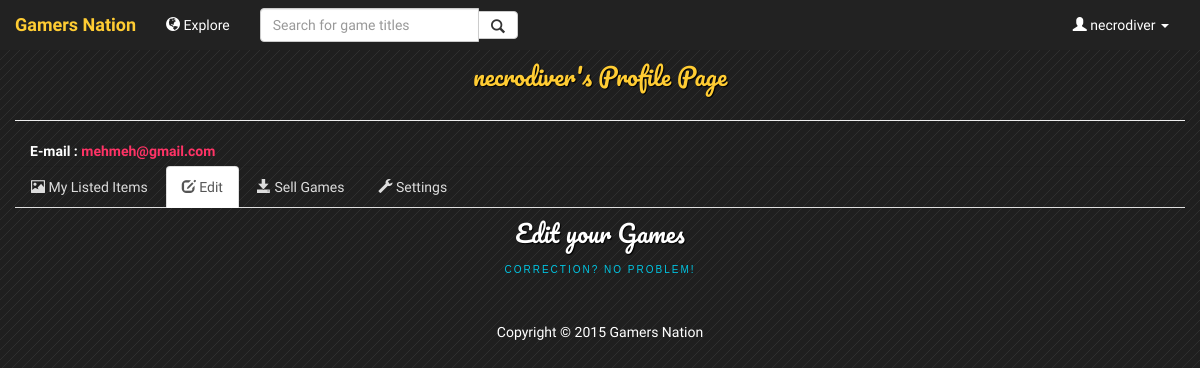
Before: /userimgedit.php (signed in) with the older database file.
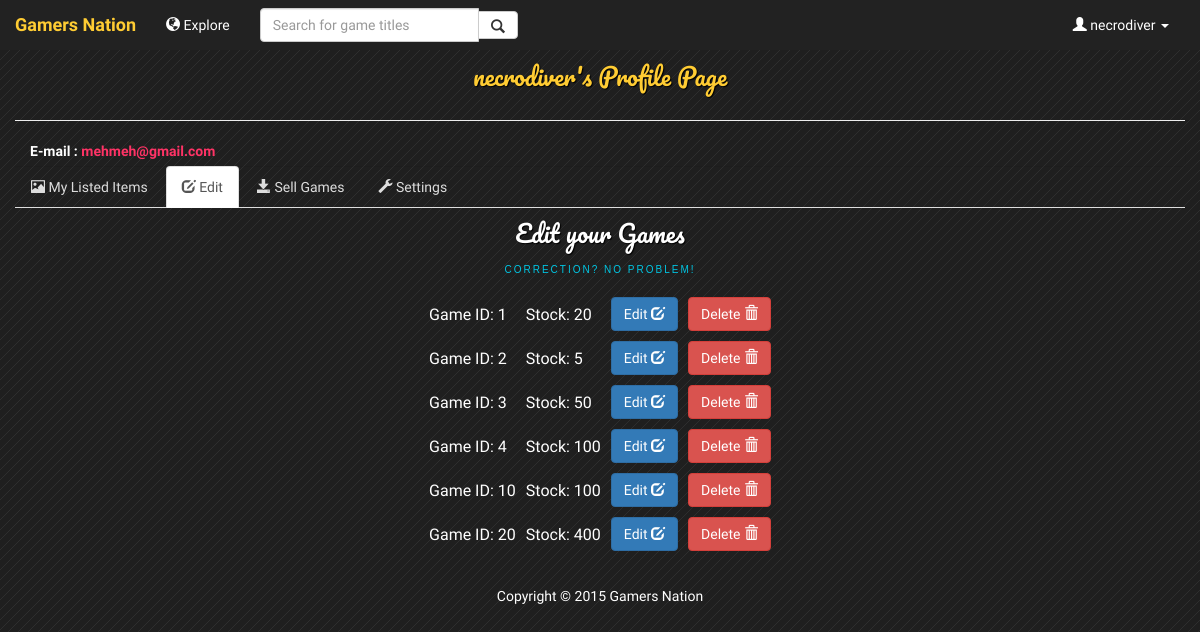
After: the same page with the newer database file.
### tables this page shows
CREATE TABLE `supplier_own_game` (
  `Supplier_UserID` varchar(255) NOT NULL DEFAULT '',
  `GameID` int(11) NOT NULL,
  `Stock` int(11) DEFAULT NULL
);

### userimgedit.php (the view, shortened to what this page needs)
<html>
    <head>
        <link href="css/bootstrap.min.css" rel="stylesheet">
        <link href="css/main.css" rel="stylesheet"/>
    </head>
    <?php include 'header.inc.php'; ?>
    <body>
        <div class="container-fluid">
            <?php include '/include/userdetail.inc.php'; ?>
            <?php include '/include/mainNav.inc.php'; ?>
        </div>
        <div class="container">
            <div class="content">
                <h1>Edit your Games
                    <span>Correction? No problem!</span></h1>
                <div>
                    <table align="center">
                        <?php
							$sql = "SELECT * FROM supplier_own_game WHERE Supplier_UserID = \"" . $username . "\"";
                            if ($result = mysqli_query($connection, $sql))
							{
                                while ($row = mysqli_fetch_assoc($result))
								{
                                    echo '<tr>';
                                    echo '<td style="padding: 5;">Game ID: '.$row['GameID'].'</td>';
									echo '<td style="padding: 5;">Stock: '.$row['Stock'].' </td>';
                                    echo '<td style="padding: 5;"> '
                                    . '     <a class="btn btn-primary" type="button" href="imgedit.php?id='. $row['GameID'].'">
                                                Edit <span class="glyphicon glyphicon-edit"></span>
                                            </a>
                                          </td>';
                                    echo '<td style="padding: 5;">'
                                    . '     <a class="btn btn-danger" type="button" href="imgdelete.php?id='. $row['GameID'].'">
                                                Delete <span class="glyphicon glyphicon-trash"></span>
                                            </a>
                                          </td>';
                                    echo '</tr>';
                                }
                            }
                            ?>
                    </table>
                </div>
            </div>
        </div>
        <?php include 'footer.inc.php'; ?>
    </body>
</html>

Changed rows visible on the page:
added supplier_own_game: GameID "1", Stock "20"
added supplier_own_game: GameID "2", Stock "5"
added supplier_own_game: GameID "3", Stock "50"
added supplier_own_game: GameID "4", Stock "100"
added supplier_own_game: GameID "10", Stock "100"
added supplier_own_game: GameID "20", Stock "400"
